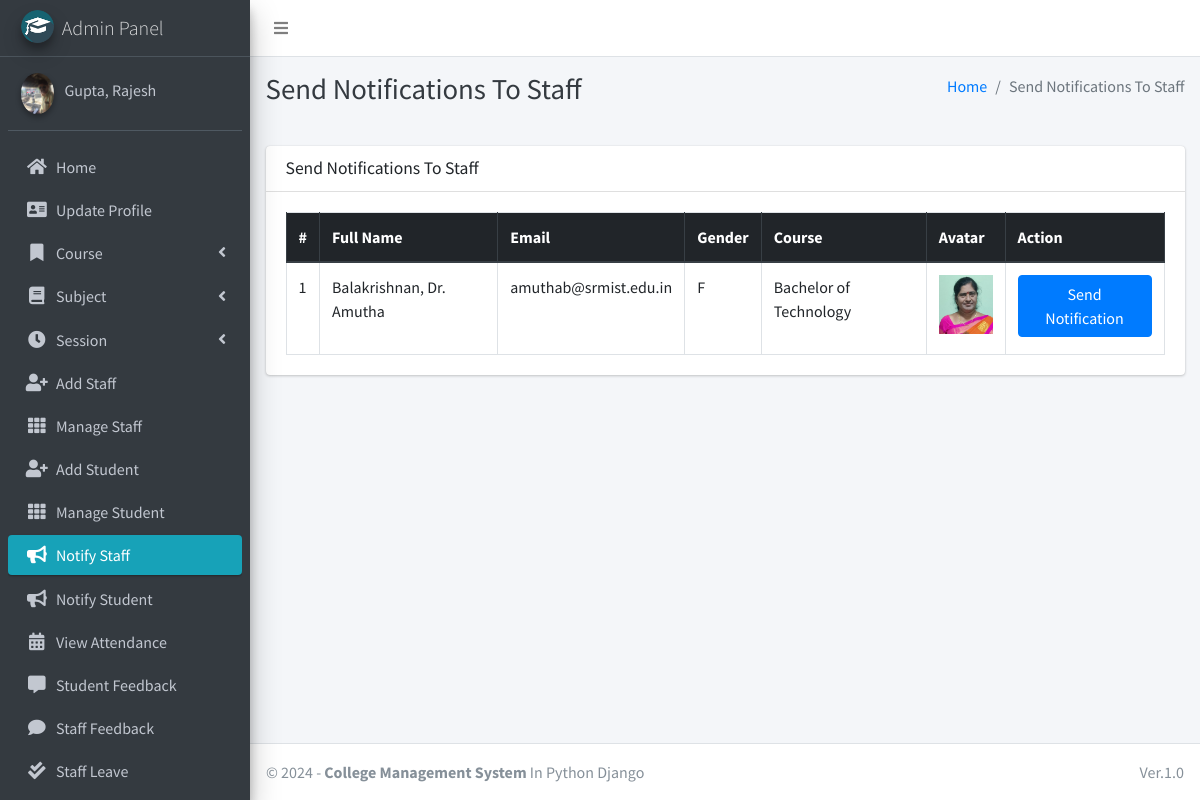
The page /admin_notify_staff (signed in) on the database its author committed.
### main_app/models.py (models this page shows, shortened)
class CustomUser(AbstractUser):
    USER_TYPE = ((1, "HOD"), (2, "Staff"), (3, "Student"))
    GENDER = [("M", "Male"), ("F", "Female")]
    username = None  # Removed username, using email instead
    email = models.EmailField(unique=True)
    user_type = models.CharField(default=1, choices=USER_TYPE, max_length=1)
    gender = models.CharField(max_length=1, choices=GENDER)
    profile_pic = models.ImageField()
    address = models.TextField()
    fcm_token = models.TextField(default="")  # For firebase notifications
    created_at = models.DateTimeField(auto_now_add=True)
    updated_at = models.DateTimeField(auto_now=True)
    USERNAME_FIELD = "email"
    REQUIRED_FIELDS = []
    objects = CustomUserManager()
    def __str__(self):
        return self.last_name + ", " + self.first_name

class Staff(models.Model):
    course = models.ForeignKey(Course, on_delete=models.DO_NOTHING, null=True, blank=False)
    admin = models.OneToOneField(CustomUser, on_delete=models.CASCADE)

class Course(models.Model):
    name = models.CharField(max_length=120)
    created_at = models.DateTimeField(auto_now_add=True)
    updated_at = models.DateTimeField(auto_now=True)

### main_app/hod_views.py (the view)
# urls.py: path("admin_notify_staff", hod_views.admin_notify_staff,
def admin_notify_staff(request):
    staff = CustomUser.objects.filter(user_type=2)
    context = {
        'page_title': "Send Notifications To Staff",
        'allStaff': staff
    }
    return render(request, "hod_template/staff_notification.html", context)

### main_app/templates/hod_template/staff_notification.html (shortened to what this page needs)
{% extends 'main_app/base.html' %}
{% load static %}
{% block page_title %}{{page_title}}{% endblock page_title %}
{% block content %}
<section class="content">
    <div class="container-fluid">
        <div class="row">
            <div class="col-md-12">
                <div class="card">
                    <div class="card-header">
                        <h3 class="card-title">{{page_title}}</h3>
                    </div>
                    <div class="card-body">
                        <table id="example2" class="table table-bordered table-hover">
                            <thead class="thead-dark">
                                <tr>
                                    <th>#</th>
                                    <th>Full Name</th>
                                    <th>Email</th>
                                    <th>Gender</th>
                                    <th>Course</th>
                                    <th>Avatar</th>
                                    <th>Action</th>
                                </tr>
                            </thead>
                            <tbody>
                                {% for staff in allStaff %}
                                <tr>
                                    <td>{{ forloop.counter }}</td>
                                    <td>{{staff.last_name}}, {{staff.first_name}}</td>
                                    <td>{{staff.email}}</td>
                                    <td>{{staff.gender}}</td>
                                    <td>{{staff.staff.course.name}}</td>
                                    <td>
                                        {% if staff.profile_pic == ""  %}
                                        No Image
                                        {% else %}
                                        <img class="img img-fluid mb-2" height="56" width="56"
                                            src="{{staff.profile_pic}}" alt="">
                                        {% endif %}
                                    </td>
                                    <td><button data-toggle = "modal" data-target = "#myModal"class="btn btn-primary show_notification" value="{{staff.id}}">Send Notification</button>
                                    </td>
                                </tr>
                                {% endfor %}
                            </tbody>
                        </table>
                    </div>
                </div>
            </div>
        </div>
    </div>
</section>
{% endblock content %}

### main_app/templates/main_app/sidebar_template.html (shortened to what this page needs)
{% load static %}
<aside class="main-sidebar sidebar-dark-info elevation-4">
    {% if request.user.user_type == '1' %}
    <a href="{% url 'admin_home' %}" class="brand-link">
        <img src="{% static 'dist/img/cmsl.png' %} " alt="AdminLTE Logo"
            class="brand-image img-circle elevation-3" >
        <span class="brand-text font-weight-light">Admin Panel</span>
    </a>
    <div class="sidebar">
        <div class="user-panel mt-3 pb-3 mb-3 d-flex">
            <div class="image">
                <img src="{{ request.user.profile_pic}}" class="img-circle elevation-2" alt="User Image">
            </div>
            <div class="info">
                <a href="#" class="d-block">{{user}}</a>
            </div>
        </div>
        <nav class="mt-2">
            <ul class="nav nav-pills nav-sidebar flex-column" data-widget="treeview" role="menu" data-accordion="false">
                <li class="nav-item">
                    {% url 'admin_home' as admin_home %}
                    <a href="{{admin_home}}" class="nav-link {% if admin_home == request.path %} active {% endif %}">
                        <i class="nav-icon fas fa-home"></i>
                        <p>
                            Home
                        </p>
                    </a>
                </li>
                <li class="nav-item">
                    {% url 'admin_view_profile' as admin_view_profile %}
                    <a href="{{admin_view_profile}}"
                        class="nav-link {% if admin_view_profile == request.path %} active {% endif %}">
                        <i class="nav-icon fas fa-address-card"></i>
                        <p>
                            Update Profile
                        </p>
                    </a>
                </li>
                <li class="nav-item has-treeview">
                    <a href="#" class="nav-link">
                        <i class="nav-icon fas fa-bookmark"></i>
                        <p>
                            Course
                            <i class="fas fa-angle-left right"></i>
                        </p>
                    </a>
                </li>
                <li class="nav-item has-treeview">
                    <a href="#" class="nav-link">
                        <i class="nav-icon fas fa-book"></i>
                        <p>
                            Subject
                            <i class="fas fa-angle-left right"></i>
                        </p>
                    </a>
                </li>
                <li class="nav-item has-treeview">
                    <a href="#" class="nav-link">
                        <i class="nav-icon fas fa-clock"></i>
                        <p>
                            Session
                            <i class="fas fa-angle-left right"></i>
                        </p>
                    </a>
                </li>
                <li class="nav-item">
                    {% url 'add_staff' as add_staff %}
                    <a href="{{add_staff}}" class="nav-link {% if add_staff == request.path %} active {% endif %}">
                        <i class="nav-icon fas fa-user-plus"></i>
                        <p>
                            Add Staff
                        </p>
                    </a>
                </li>
                <li class="nav-item">
                    {% url 'manage_staff' as manage_staff %}
                    {% url 'edit_staff' staff_id as edit_staff %}
                    <a href="{{manage_staff}}"
                        class="nav-link {% if manage_staff == request.path or request.path == edit_staff %} active {% endif %}">
                        <i class="nav-icon fas fa-th"></i>
                        <p>
                            Manage Staff
                        </p>
                    </a>
                </li>
                <li class="nav-item">
                    {% url 'add_student' as add_student%}
                    <a href="{{add_student}}" class="nav-link  {% if add_student == request.path %} active {% endif %}">
                        <i class="nav-icon fas fa-user-plus"></i>
                        <p>
                            Add Student
                        </p>
                    </a>
                </li>
                <li class="nav-item">
                    {% url 'manage_student' as manage_student %}
                    {% url 'edit_student' student_id as edit_student %}
                    <a href="{{manage_student}}"
                        class="nav-link  {% if edit_student == request.path or manage_student == request.path %} active {% endif %}">
                        <i class="nav-icon fas fa-th"></i>
                        <p>
                            Manage Student
                        </p>
                    </a>
                </li>
                <li class="nav-item">
                    {% url 'admin_notify_staff' as admin_notify_staff %}
                    <a href="{{admin_notify_staff}}"
                        class="nav-link {% if admin_notify_staff == request.path %} active {% endif %}">
                        <i class="nav-icon fas fa-bullhorn"></i>
                        <p>
                            Notify Staff
                        </p>
                    </a>
                </li>
                <li class="nav-item">
                    {% url 'admin_notify_student' as admin_notify_student %}
                    <a href="{{admin_notify_student}}"
                        class="nav-link {% if admin_notify_student == request.path %} active {% endif %}">
                        <i class="nav-icon fas fa-bullhorn"></i>
                        <p>
                            Notify Student
                        </p>
                    </a>
                </li>
                <li class="nav-item">
                    {% url 'admin_view_attendance' as admin_view_attendance %}
                <li class="nav-item">
                    <a href="{{admin_view_attendance}}"
                        class="nav-link  {% if admin_view_attendance == request.path %} active {% endif %}">
                        <i class="nav-icon fas fa-calendar-alt"></i>
                        <p>
                            View Attendance
                        </p>
                    </a>
                </li>
                <li class="nav-item">
                    {% url 'student_feedback_message' as student_feedback_message %}
                    <a href="{{ student_feedback_message }}"
                        class="nav-link  {% if student_feedback_message == request.path %} active {% endif %}">
                        <i class="nav-icon fas fa-comment-alt"></i>
                        <p>
                            Student Feedback
                        </p>
                    </a>
                </li>
                <li class="nav-item">
                    {% url 'staff_feedback_message' as staff_feedback_message %}
                    <a href="{{staff_feedback_message}}"
                        class="nav-link   {% if staff_feedback_message == request.path %} active {% endif %}">
                        <i class="nav-icon fas fa-comment"></i>
                        <p>
                            Staff Feedback
                        </p>
                    </a>
                </li>
                <li class="nav-item">
                    {% url 'view_staff_leave' as view_staff_leave %}
                    <a href="{{view_staff_leave}}"
                        class="nav-link  {% if view_staff_leave == request.path %} active {% endif %}">
                        <i class="nav-icon fas fa-check-double"></i>
                        <p>
                            Staff Leave
                        </p>
                    </a>
                </li>
                                        {% endif %}
                                    </ul>
                                </nav>
                            </div>
</aside>

### rows shown on the page
CustomUser: user.profile_pic (picture), last_name+first_name "Gupta, Rajesh"
CustomUser: last_name "Balakrishnan", first_name "Dr. Amutha", email "amuthab@srmist.edu.in", gender "F", staff.course.name "Bachelor of Technology", profile_pic (picture)

### other values the page prints
{{ page_title }} "Send Notifications To Staff"
